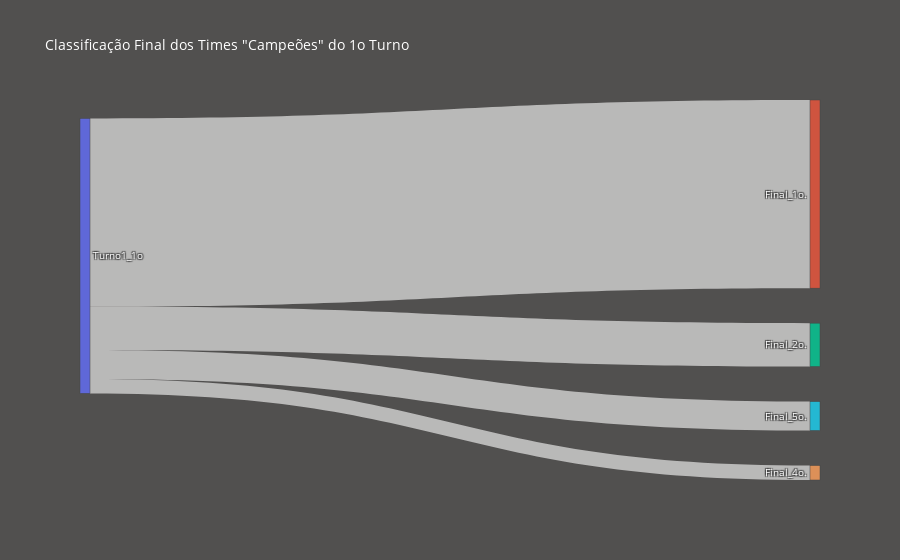

Notebook source saved alongside this figure:
### Markdown cell above
### Classificação Final dos Times "Campeões" do 1o Turno

### Code cell
#classificação turno1 para classificação final
df_plot = df_completo.groupby(['ano_campeonato','time'])[['classificacao_1o_turno','classificacao_final']].max().reset_index()
df_plot = df_plot.groupby(['classificacao_1o_turno','classificacao_final'])['time'].count().reset_index()
df_plot = df_plot.loc[df_plot.classificacao_1o_turno == 1]

display(df_plot)

#data
label = ['Turno1_1o',   #0

        'Final_1o.',    #1
        'Final_2o.',    #2
        'Final_3o.',    #3
        'Final_4o.',    #4
        'Final_5o.']    #5

source = [0,0,0,0]
target = [1,2,4,5]
value = df_plot.time.tolist()

#data to dict, dict to sankey
link = dict(source = source, target = target, value = value)
node = dict(label = label, pad = 35, thickness = 10)
data = go.Sankey(link = link, node = node, orientation = 'h')

fig = go.Figure(data)
fig.update_layout(
    hovermode = 'x',
    title = 'Classificação Final dos Times "Campeões" do 1o Turno',
    font = dict(size = 10, color = 'white'),
    paper_bgcolor = '#51504f'
)
fig.show()

### Figure 1 — Plotly figure (JSON) as saved in the notebook; plotly's stock layout.template omitted (floating-point values rounded to 4 significant figures)
{"data": [{"link": {"source": [0, 0, 0, 0], "target": [1, 2, 4, 5], "value": [13, 3, 1, 2]}, "node": {"label": ["Turno1_1o", "Final_1o.", "Final_2o.", "Final_3o.", "Final_4o.", "Final_5o."], "pad": 35, "thickness": 10}, "orientation": "h", "type": "sankey"}], "layout": {"font": {"color": "white", "size": 10}, "hovermode": "x", "paper_bgcolor": "#51504f", "title": {"text": "Classificação Final dos Times \"Campeões\" do 1o Turno"}}}
